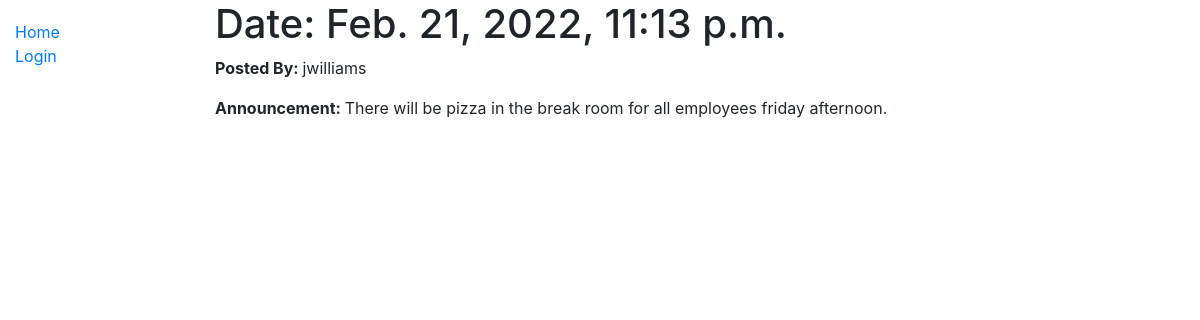
The page /home/announcements/1 on the database its author committed.
### home/models.py (models this page shows, shortened)
class announcement(models.Model):
	made_by = models.ForeignKey(User, on_delete = models.SET_NULL, null = True)
	date_made = models.DateTimeField(auto_now_add=True)
	announce = models.TextField(help_text = 'Enter Announcement')
	class Meta:
		ordering = ['date_made']

### home/views.py (the view)
# urls.py: path('home/announcements/<int:pk>', views.AnnouncementDetailView.as_view(), name='announcement-detail'),
class AnnouncementDetailView(generic.DetailView):
	model = announcement

### templates/home/announcement_detail.html (shortened to what this page needs)
<html>
<body>
{% extends "base.html" %}
{% block content %}
  <h1>Date: {{ announcement.date_made }}</h1>
  <p><strong>Posted By: </strong> {{ announcement.made_by }}</p>
  <p><strong>Announcement: </strong> {{ announcement.announce }}</p>
{% endblock %}

### rows shown on the page
announcement: date_made "Feb. 21, 2022, 11:13 p.m.", made_by "jwilliams", announce "There will be pizza in the break room for all employees friday afternoon."
